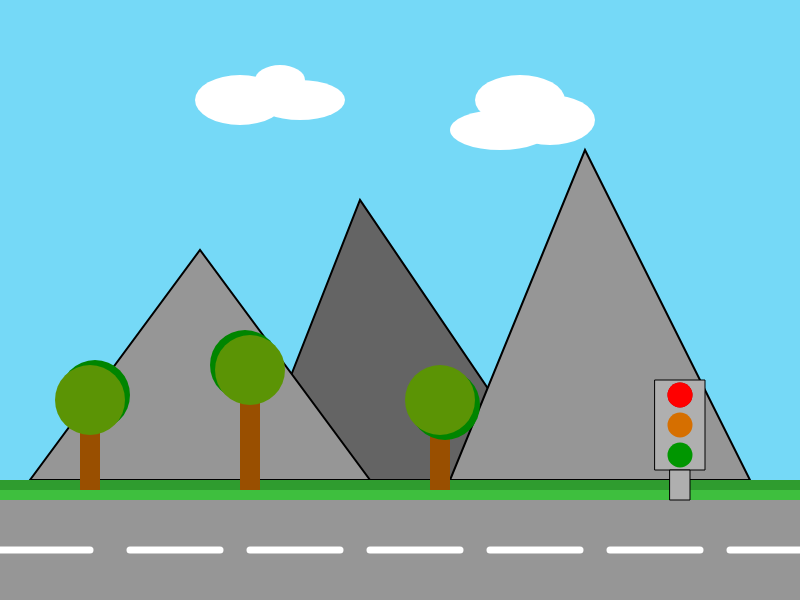
Frame 1 (no input)
Frame 60 (no input): identical to frame 1, image omitted
Frame 120 (the mouse pressed at the canvas centre since frame 60): identical to frame 1, image omitted

The p5.js sketch that drew this single still picture (run headless with seeded random() and noise() and a simulated clock; from frame 60 on, the mouse is pressed at the canvas centre):

// p5.js sketch
// ── sketch.js
let Sun = 80;
let angle = 0;
let traffic_colors = 0;

function TurnSun() {
  push()
  translate (400, 450);
  if (angle < 360) {
    rotate(angle)
    angle = angle + 0.5;
  }
  if (angle >= 360) {
    angle = 0
  }
  /*Sun*/
  noStroke();
  fill(251,225,0);
  circle(Sun, 400, 70);
  pop()
}
function keyPressed() {
    if (keyCode === 13) {
      traffic_colors = (traffic_colors + 1) % 3;
      console.log(traffic_colors)
    }
}
function DrawTrafficLight() {
  if (traffic_colors == 0) {
    fill(255, 0, 0)
    circle(680, 395, 25)
  }
  else if (traffic_colors == 1) {
    fill(0, 255, 0)
    circle(680, 455, 25)
  }
   else if (traffic_colors == 2) {
    fill(255, 174, 0)
    circle(680, 425, 25);
  }
  
}

function setup() {
  createCanvas(800, 600);
  angleMode(DEGREES);
}

function draw() {
  background(117, 217, 247);

  TurnSun()

  /*Mountains*/
  
  stroke(0);
  strokeWeight(2);
  fill(100);
  triangle(250, 480, 550, 480, 360, 200);
  fill(150);
  triangle(30, 480, 370, 480, 200, 250);
  triangle(450, 480, 750, 480, 585, 150);

  /*Road*/
  noStroke()
  fill(47, 156, 47);
  rect(0, 480, 800, 490);
  fill(62, 191, 62);
  rect(0, 490, 800, 500);
  fill(150);
  rect(0, 500, 800, 600);
  stroke(255);
  strokeWeight(7);
  strokeCap(ROUND);
  line(0, 550, 90, 550);
  line(130, 550, 220, 550);
  line(250, 550, 340, 550);
  line(370, 550, 460, 550);
  line(490, 550, 580, 550);
  line(610, 550, 700, 550);
  line(730, 550, 820, 550);

  /*Traffic light*/
  stroke(0)
  strokeWeight(1);
  fill(175);
  rect(655, 380, 50, 90);
  rect(670, 470, 20, 30);

  noStroke()
  fill(166, 0, 0);
  circle(680, 395, 25);
  fill(214, 111, 0);
  circle(680, 425, 25);
  fill(0, 150, 0);
  circle(680, 455, 25);

  DrawTrafficLight()

  /*Trees*/
  noStroke()
  fill(153, 79, 0);
  rect(80, 430, 20, 60);
  rect(240, 400, 20, 90);
  rect(430, 430, 20, 60);

  fill(0, 133, 0);
  circle(95, 395, 70);
  circle(245, 365, 70);
  circle(445, 405, 70);
  fill(91, 148, 5);
  circle(90, 400, 70);
  circle(250, 370, 70);
  circle(440, 400, 70);

  
  /*Clouds*/
  noStroke();
  fill(255, 255, 255);
  ellipse(240, 100, 90, 50);
  ellipse(300, 100, 90, 40);
  ellipse(280, 80, 50, 30);
  ellipse(500, 130, 100, 40);
  ellipse(550, 120, 90, 50);
  ellipse(520, 100, 90, 50);
}
